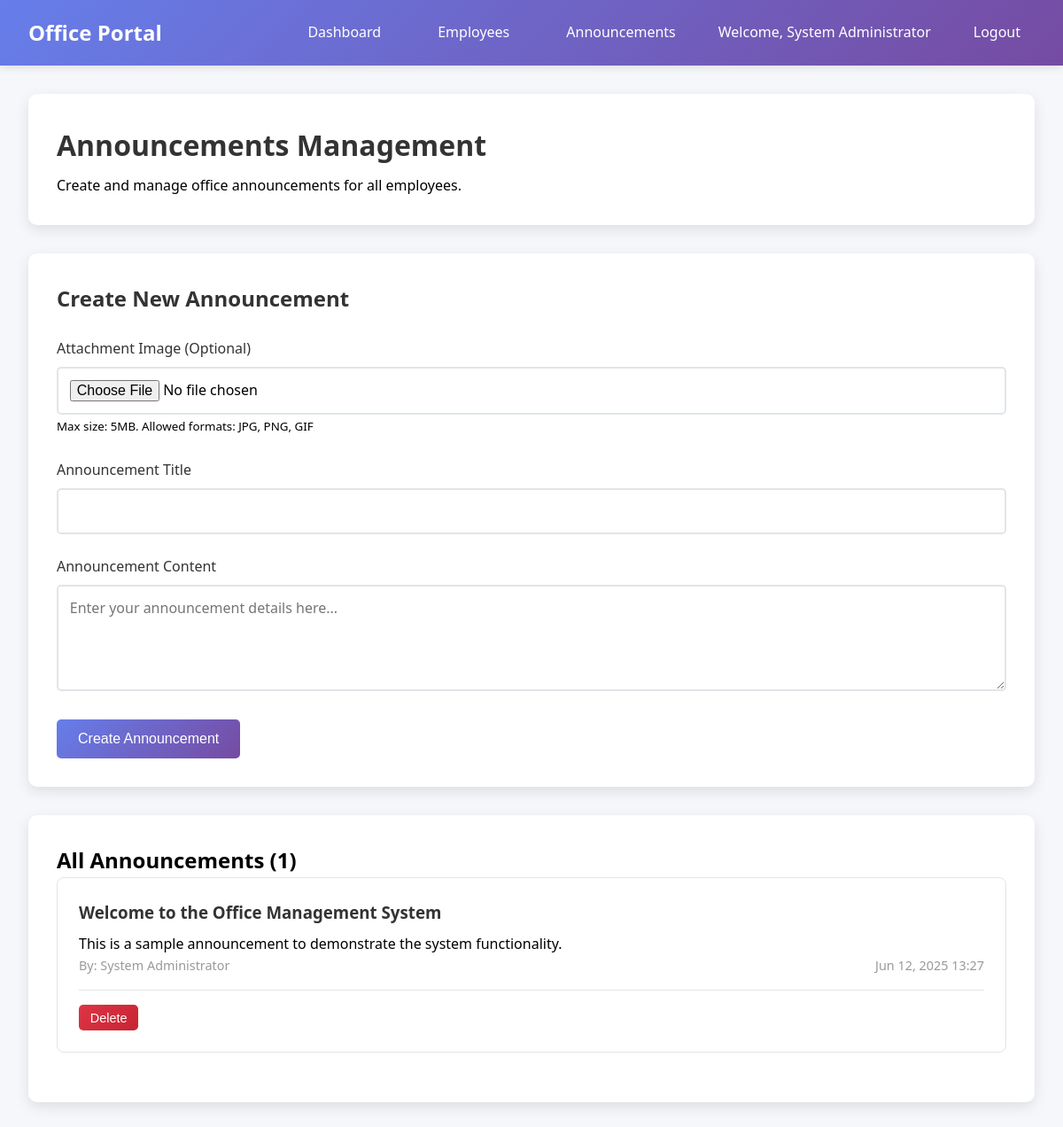
Screenshot of /announcements.php (signed in) with the database file from the repository.
### tables this page shows
CREATE TABLE announcements (
    id INT AUTO_INCREMENT PRIMARY KEY,
    title VARCHAR(200) NOT NULL,
    content TEXT NOT NULL,
    created_by INT NOT NULL,
    created_at TIMESTAMP DEFAULT CURRENT_TIMESTAMP,
    updated_at TIMESTAMP DEFAULT CURRENT_TIMESTAMP ON UPDATE CURRENT_TIMESTAMP,
    FOREIGN KEY (created_by) REFERENCES users(id) ON DELETE CASCADE
);

CREATE TABLE users (
    id INT AUTO_INCREMENT PRIMARY KEY,
    username VARCHAR(50) UNIQUE NOT NULL,
    email VARCHAR(100) UNIQUE NOT NULL,
    password VARCHAR(255) NOT NULL,
    full_name VARCHAR(100) NOT NULL,
    role ENUM('admin', 'employee') DEFAULT 'employee',
    department VARCHAR(50),
    position VARCHAR(50),
    created_at TIMESTAMP DEFAULT CURRENT_TIMESTAMP,
    updated_at TIMESTAMP DEFAULT CURRENT_TIMESTAMP ON UPDATE CURRENT_TIMESTAMP
);

### config.php (called while the page is built, shortened)
<?php
function isAdmin() {
    return isset($_SESSION['role']) && $_SESSION['role'] === 'admin';
}
?>

### announcements.php (the view, shortened to what this page needs)
<?php
require_once 'config.php';
$stmt = $pdo->prepare("SELECT a.*, u.full_name as author FROM announcements a JOIN users u ON a.created_by = u.id ORDER BY a.created_at DESC LIMIT 10");$stmt->execute();
$announcements = $stmt->fetchAll();
?>
<!DOCTYPE html>
<html lang="en">
<head>
</head>
<body>
    <nav class="navbar">
        <div class="nav-container">
            <div class="nav-brand">Office Portal</div>
            <div class="nav-links">
                <a href="dashboard.php">Dashboard</a>
                <a href="employees.php">Employees</a>
                <a href="announcements.php">Announcements</a>
                <span>Welcome, <?php echo htmlspecialchars($_SESSION['full_name']); ?></span>
                <a href="logout.php">Logout</a>
            </div>
        </div>
    </nav>
    <div class="container">
        <div class="page-header">
            <h1>Announcements Management</h1>
            <p>Create and manage office announcements for all employees.</p>
        </div>
        <div class="form-section">
            <h2>Create New Announcement</h2>
            <form method="POST" enctype="multipart/form-data">
                <div class="form-group">
                    <label for="announcement_image">Attachment Image (Optional)</label>
                    <input type="file" id="announcement_image" name="announcement_image" accept="image/*">
                    <small>Max size: 5MB. Allowed formats: JPG, PNG, GIF</small>
                </div>
                <div class="form-group">
                    <label for="title">Announcement Title</label>
                    <input type="text" id="title" name="title" required maxlength="200">
                </div>
                <div class="form-group">
                    <label for="content">Announcement Content</label>
                    <textarea id="content" name="content" required placeholder="Enter your announcement details here..."></textarea>
                </div>
                <button type="submit" class="btn">Create Announcement</button>
            </form>
        </div>
        <div class="announcements-section">
            <h2>All Announcements (<?php echo count($announcements); ?>)</h2>
            <?php if (empty($announcements)): ?>
                <p>No announcements found. Create your first announcement above.</p>
            <?php else: ?>
                <?php foreach ($announcements as $announcement): ?>
                    <div class="announcement-card">
                        <h3><?php echo htmlspecialchars($announcement['title']); ?></h3>
                        <p><?php echo nl2br(htmlspecialchars($announcement['content'])); ?></p>
                        <div class="announcement-meta">
                            <span>By: <?php echo htmlspecialchars($announcement['author']); ?></span>
                            <span><?php echo date('M d, Y H:i', strtotime($announcement['created_at'])); ?></span>
                        </div>
                        <?php if (isAdmin()): ?>
                            <div class="announcement-actions">
                                <button class="btn btn-danger btn-sm" onclick="confirmDelete(<?php echo $announcement['id']; ?>, '<?php echo htmlspecialchars($announcement['title']); ?>')">Delete</button>
                            </div>
                        <?php endif; ?>
                    </div>
                <?php endforeach; ?>
            <?php endif; ?>
        </div>
    </div>
</body>
</html>

### announcements.php (style rules this page uses)
* { margin: 0; padding: 0; box-sizing: border-box; }
body { font-family: 'Segoe UI', Tahoma, Geneva, Verdana, sans-serif; background: #f5f7fa; line-height: 1.6; }
.navbar { background: linear-gradient(135deg, #667eea 0%, #764ba2 100%); color: white; padding: 1rem 0; box-shadow: 0 2px 10px rgba(0,0,0,0.1); }
.nav-container { max-width: 1200px; margin: 0 auto; padding: 0 2rem; display: flex; justify-content: space-between; align-items: center; }
.nav-brand { font-size: 1.5rem; font-weight: bold; }
.nav-links { display: flex; gap: 2rem; align-items: center; }
.nav-links a { color: white; text-decoration: none; padding: 0.5rem 1rem; border-radius: 5px; transition: background 0.3s ease; }
.container { max-width: 1200px; margin: 2rem auto; padding: 0 2rem; }
.page-header { background: white; padding: 2rem; border-radius: 10px; box-shadow: 0 5px 15px rgba(0,0,0,0.1); margin-bottom: 2rem; }
.page-header h1 { color: #333; margin-bottom: 0.5rem; }
.form-section { background: white; padding: 2rem; border-radius: 10px; box-shadow: 0 5px 15px rgba(0,0,0,0.1); margin-bottom: 2rem; }
.form-section h2 { color: #333; margin-bottom: 1.5rem; }
.form-group { margin-bottom: 1.5rem; }
.form-group label { display: block; margin-bottom: 0.5rem; color: #333; font-weight: 500; }
.form-group input, .form-group textarea { width: 100%; padding: 0.8rem; border: 2px solid #e1e5e9; border-radius: 5px; font-size: 1rem; font-family: inherit; transition: border-color 0.3s ease; }
.form-group textarea { min-height: 120px; resize: vertical; }
.btn { background: linear-gradient(135deg, #667eea 0%, #764ba2 100%); color: white; padding: 0.8rem 1.5rem; border: none; border-radius: 5px; font-size: 1rem; font-weight: 500; cursor: pointer; transition: transform 0.2s ease; text-decoration: none; display: inline-block; }
.btn-danger { background: linear-gradient(135deg, #dc3545 0%, #c82333 100%); }
.announcements-section { background: white; padding: 2rem; border-radius: 10px; box-shadow: 0 5px 15px rgba(0,0,0,0.1); }
.announcement-card { border: 1px solid #e1e5e9; border-radius: 8px; padding: 1.5rem; margin-bottom: 1.5rem; transition: transform 0.2s ease, box-shadow 0.2s ease; }
.announcement-card h3 { color: #333; margin-bottom: 0.5rem; }
.announcement-meta { font-size: 0.9rem; color: #999; display: flex; justify-content: space-between; margin-bottom: 1rem; }
.announcement-actions { display: flex; gap: 0.5rem; }
.btn-sm { padding: 0.4rem 0.8rem; font-size: 0.9rem; }
.announcement-actions { margin-top: 1rem; padding-top: 1rem; border-top: 1px solid #e1e5e9; }

### rows the page displays
announcements: title "Welcome to the Office Management System", content "This is a sample announcement to demonstrate the system functionality.", created_by.full_name "System Administrator", created_at "Jun 12, 2025 13:27"

### other values shown
$_SESSION['full_name'] "System Administrator"
count($announcements) "1"
